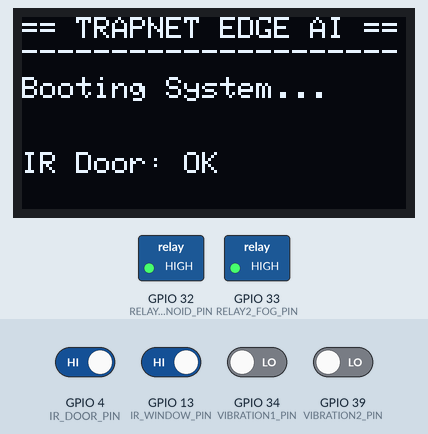
Simulated run of this sketch. Board: ESP32. On the bench: 128×64 one-colour display, switched loads named in the sketch (green lamp = pin HIGH). The test bench sets the inputs (shaded band); at power-on: GPIO 4 (IR_DOOR_PIN), GPIO 13 (IR_WINDOW_PIN) HIGH, GPIO 34 (VIBRATION1_PIN), GPIO 39 (VIBRATION2_PIN) LOW. Storage starts empty; the modem accepts every AT command (registered, SIM ready, sends succeed) and sends nothing else; what the sketch prints to the serial monitor is not drawn.

Above: at 0.6 s.
At 3.2 s:
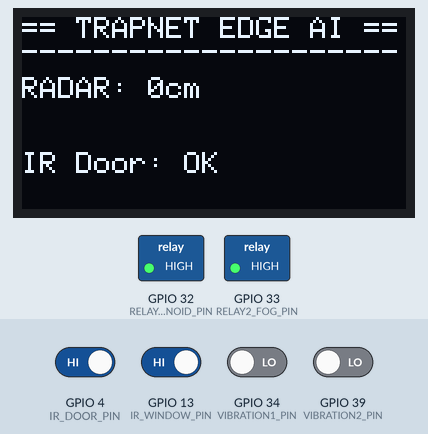
3.3 s: GPIO 4 (IR_DOOR_PIN) driven LOW
At 4.4 s:
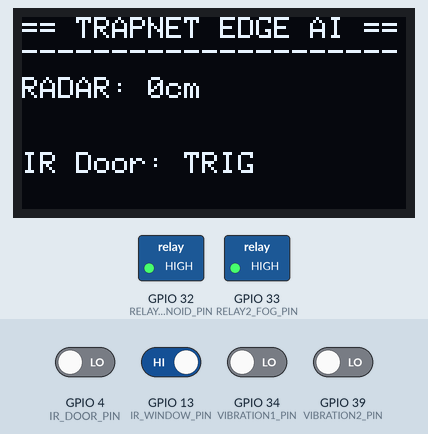
10.2 s: GPIO 4 (IR_DOOR_PIN) driven HIGH
At 11.1 s:
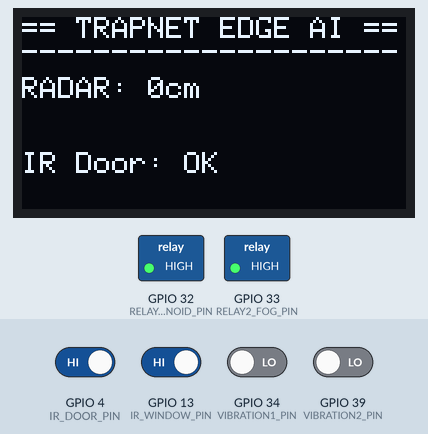
Timing chart, 0 to 13.2 s (numbered marks = the images above; inputs shaded):
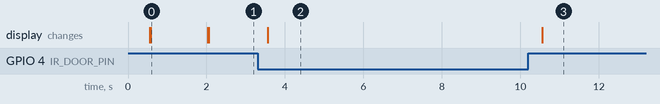

The sketch:

TRAPNET_ESP32_Firmware.ino
```cpp
/*
 * =====================================================================================
 * TRAPNET - Edge-AI Physical Intrusion Response System (ESP32 Master Firmware)
 * Hardware Target: ESP32 DevKit V1 (30-Pin WROOM-32)
 * Environment: Arduino IDE 2.x / PlatformIO
 *
 * Communication Topology:
 * - Serial (USB-OTG @ 115200 baud) <-> Android Mobile Phone (YOLOv8 Edge AI Node)
 * - Serial2 (GPIO16 RX / GPIO17 TX @ 256000 baud) <-> HLK-LD2410C 24GHz mmWave Radar
 * - SoftwareSerial (GPIO26 RX / GPIO27 TX @ 9600 baud) <-> SIM800L GSM Module
 * - Serial1 (GPIO35 RX / GPIO25 TX @ 9600 baud) <-> NEO-6M GPS Module
 * - I2C (GPIO21 SDA / GPIO22 SCL) <-> 0.96" SSD1306 OLED Display
 * - SPI (GPIO18 SCK, GPIO19 MISO, GPIO23 MOSI, GPIO5 CS) <-> MicroSD Card Module
 * - Digital Outputs: GPIO32 (Relay 1 - Solenoid Lock), GPIO33 (Relay 2 - Fog Generator)
 * - Digital Inputs: GPIO4 (Door IR), GPIO13 (Window IR), GPIO34 (Vib #1), GPIO39 (Vib #2)
 * =====================================================================================
 */

#include <Arduino.h>
#include <HardwareSerial.h>
#include <SoftwareSerial.h>
#include <Wire.h>
#include <Adafruit_GFX.h>
#include <Adafruit_SSD1306.h>
#include <SPI.h>
#include <SD.h>

// -------------------------------------------------------------------------------------
// PIN DEFINITIONS
// -------------------------------------------------------------------------------------
// Relays (Active-LOW)
#define RELAY1_SOLENOID_PIN  32
#define RELAY2_FOG_PIN       33

// Perimeter Sensors
#define IR_DOOR_PIN          4
#define IR_WINDOW_PIN        13
#define VIBRATION1_PIN       34  // Input-Only (Requires 10k pull-down)
#define VIBRATION2_PIN       39  // Input-Only (Requires 10k pull-down)
#define PANIC_BUTTON_PIN     15  // Pulled-UP

// mmWave Radar UART2
#define RADAR_RX_PIN         16
#define RADAR_TX_PIN         17

// GSM SoftwareSerial
#define GSM_RX_PIN           26
#define GSM_TX_PIN           27

// GPS UART1
#define GPS_RX_PIN           35
#define GPS_TX_PIN           25

// OLED I2C & MicroSD SPI
#define OLED_SDA_PIN         21
#define OLED_SCL_PIN         22
#define SD_CS_PIN            5

#define SCREEN_WIDTH         128
#define SCREEN_HEIGHT        64

// -------------------------------------------------------------------------------------
// GLOBAL OBJECTS & VARIABLES
// -------------------------------------------------------------------------------------
HardwareSerial RadarSerial(2);  // UART2
HardwareSerial GpsSerial(1);    // UART1
SoftwareSerial GsmSerial(GSM_RX_PIN, GSM_TX_PIN);

Adafruit_SSD1306 display(SCREEN_WIDTH, SCREEN_HEIGHT, &Wire, -1);

// Sensor States
uint16_t radarDistanceCm = 0;
uint8_t  radarSpeedKmh   = 0;
bool     radarMoving     = false;
bool     irDoorTriggered = false;
bool     irWindowTriggered = false;
bool     vib1Triggered   = false;
bool     vib2Triggered   = false;

// System Timers
unsigned long lastRadarPoll = 0;
unsigned long lastTelemetrySend = 0;
bool sdAvailable = false;

// Packet Protocol Definitions
const uint8_t HEADER_ESP32_TO_PHONE = 0xAA;
const uint8_t HEADER_PHONE_TO_ESP32 = 0xAF;

// -------------------------------------------------------------------------------------
// FUNCTION PROTOTYPES
// -------------------------------------------------------------------------------------
void initPerimeterSensors();
void initRelays();
void initOLED();
void initMicroSD();
void initGSM();
void readRadarData();
void readPerimeterSensors();
void sendPhoneTelemetryPacket();
void processPhoneCommands();
void triggerActuators(uint8_t relayMask);
void sendSMSAlert(String message);
void updateOLEDDisplay(String statusText);

// -------------------------------------------------------------------------------------
// SETUP FUNCTION
// -------------------------------------------------------------------------------------
void setup() {
    // 1. USB Serial to Mobile Phone (CDC-ACM / CP2102)
    Serial.begin(115200);
    delay(500);
    Serial.println(F("[TRAPNET] ESP32 System Booting..."));

    // 2. Hardware Relays Setup
    initRelays();

    // 3. Perimeter Input Sensors
    initPerimeterSensors();

    // 4. OLED Display Setup
    initOLED();
    updateOLEDDisplay("Booting System...");

    // 5. Radar Serial Setup (256000 baud)
    RadarSerial.begin(256000, SERIAL_8N1, RADAR_RX_PIN, RADAR_TX_PIN);
    Serial.println(F("[TRAPNET] Radar Serial Initialized @ 256000 baud"));

    // 6. GSM Setup (9600 baud)
    GsmSerial.begin(9600);
    initGSM();

    // 7. GPS Setup (9600 baud)
    GpsSerial.begin(9600, SERIAL_8N1, GPS_RX_PIN, GPS_TX_PIN);

    // 8. MicroSD Card Initialization
    initMicroSD();

    updateOLEDDisplay("TRAPNET READY");
    Serial.println(F("[TRAPNET] All Systems Operational. Standing by for Phone & Radar data."));
}

// -------------------------------------------------------------------------------------
// MAIN LOOP FUNCTION
// -------------------------------------------------------------------------------------
void loop() {
    // 1. Read Sensors
    readPerimeterSensors();
    readRadarData();

    // 2. Transmit Telemetry Packet to Mobile Phone every 50ms (20 Hz rate)
    if (millis() - lastTelemetrySend >= 50) {
        lastTelemetrySend = millis();
        sendPhoneTelemetryPacket();
    }

    // 3. Check for Incoming Active Response Commands from Mobile Phone (YOLOv8 Triggers)
    processPhoneCommands();

    // 4. Update Status Display every 500ms
    static unsigned long lastOledUpdate = 0;
    if (millis() - lastOledUpdate >= 500) {
        lastOledUpdate = millis();
        String statusMsg = "RADAR: " + String(radarDistanceCm) + "cm";
        updateOLEDDisplay(statusMsg);
    }
}

// -------------------------------------------------------------------------------------
// HARDWARE INITIALIZATION HELPERS
// -------------------------------------------------------------------------------------
void initRelays() {
    pinMode(RELAY1_SOLENOID_PIN, OUTPUT);
    pinMode(RELAY2_FOG_PIN, OUTPUT);

    // Active-LOW Relays: HIGH = Deactivated (Safe)
    digitalWrite(RELAY1_SOLENOID_PIN, HIGH);
    digitalWrite(RELAY2_FOG_PIN, HIGH);
}

void initPerimeterSensors() {
    pinMode(IR_DOOR_PIN, INPUT_PULLUP);
    pinMode(IR_WINDOW_PIN, INPUT_PULLUP);
    pinMode(PANIC_BUTTON_PIN, INPUT_PULLUP);

    // Pins 34 and 39 are Input-Only (Requires external 10k resistor)
    pinMode(VIBRATION1_PIN, INPUT);
    pinMode(VIBRATION2_PIN, INPUT);
}

void initOLED() {
    Wire.begin(OLED_SDA_PIN, OLED_SCL_PIN);
    if (!display.begin(SSD1306_SWITCHCAPVCC, 0x3C)) {
        Serial.println(F("[TRAPNET] WARNING: OLED Allocation Failed"));
    } else {
        display.clearDisplay();
        display.setTextSize(1);
        display.setTextColor(SSD1306_WHITE);
        display.setCursor(0, 0);
        display.println(F("TRAPNET ESP32 v2.0"));
        display.display();
    }
}

void initMicroSD() {
    if (!SD.begin(SD_CS_PIN)) {
        Serial.println(F("[TRAPNET] WARNING: MicroSD Card Mount Failed"));
        sdAvailable = false;
    } else {
        Serial.println(F("[TRAPNET] MicroSD Card Mounted Successfully"));
        sdAvailable = true;
    }
}

void initGSM() {
    delay(1000);
    GsmSerial.println("AT");
    delay(200);
    GsmSerial.println("AT+CMGF=1"); // Set SMS text mode
    delay(200);
    Serial.println(F("[TRAPNET] GSM Module Ready."));
}

// -------------------------------------------------------------------------------------
// SENSOR READING & PARSING
// -------------------------------------------------------------------------------------
void readPerimeterSensors() {
    // IR Sensors are Active-LOW (LOW when beam is broken)
    irDoorTriggered   = (digitalRead(IR_DOOR_PIN) == LOW);
    irWindowTriggered = (digitalRead(IR_WINDOW_PIN) == LOW);

    // Vibration Sensors are HIGH on motion pulse
    vib1Triggered = (digitalRead(VIBRATION1_PIN) == HIGH);
    vib2Triggered = (digitalRead(VIBRATION2_PIN) == HIGH);
}

void readRadarData() {
    // Parse HLK-LD2410C 24GHz mmWave Binary Packets
    while (RadarSerial.available() >= 8) {
        if (RadarSerial.read() == 0xF4 && RadarSerial.read() == 0xF3) {
            uint8_t payload[6];
            RadarSerial.readBytes(payload, 6);

            // Extract Distance & Motion Energy Gates
            radarMoving = payload[0];
            radarDistanceCm = payload[1] | (payload[2] << 8);
            radarSpeedKmh   = payload[3];
        }
    }
}

// -------------------------------------------------------------------------------------
// MOBILE PHONE PACKET COMMUNICATION (USB-OTG / SERIAL)
// -------------------------------------------------------------------------------------
void sendPhoneTelemetryPacket() {
    uint8_t packet[8];
    packet[0] = HEADER_ESP32_TO_PHONE;
    packet[1] = 0x01; // Telemetry Type
    packet[2] = (radarDistanceCm >> 8) & 0xFF;
    packet[3] = radarDistanceCm & 0xFF;
    packet[4] = radarSpeedKmh;

    // Pack Digital Sensor Flags into Bitmask
    uint8_t flags = 0;
    if (irDoorTriggered)   flags |= (1 << 0);
    if (irWindowTriggered) flags |= (1 << 1);
    if (vib1Triggered)     flags |= (1 << 2);
    if (vib2Triggered)     flags |= (1 << 3);
    packet[5] = flags;
    packet[6] = radarMoving ? 0x01 : 0x00;

    // XOR Checksum
    uint8_t checksum = 0;
    for (int i = 0; i < 7; i++) {
        checksum ^= packet[i];
    }
    packet[7] = checksum;

    // Send 8-byte Binary Packet over USB Serial to Mobile Phone
    Serial.write(packet, 8);
}

void processPhoneCommands() {
    // Read Command Byte Stream from Mobile Phone
    if (Serial.available() >= 4) {
        if (Serial.peek() == HEADER_PHONE_TO_ESP32) {
            uint8_t cmdPacket[4];
            Serial.readBytes(cmdPacket, 4);

            // Verify Checksum
            uint8_t expectedChecksum = cmdPacket[0] ^ cmdPacket[1] ^ cmdPacket[2];
            if (cmdPacket[3] == expectedChecksum) {
                uint8_t relayMask = cmdPacket[2];
                Serial.print(F("[TRAPNET] Threat Confirmed by YOLOv8! Relay Mask: 0x"));
                Serial.println(relayMask, HEX);

                triggerActuators(relayMask);
            }
        } else {
            Serial.read(); // Discard invalid header byte
        }
    }
}

// -------------------------------------------------------------------------------------
// ACTUATORS & ALERTS
// -------------------------------------------------------------------------------------
void triggerActuators(uint8_t relayMask) {
    // relayMask: Bit 0 = Solenoid Lock (GPIO32), Bit 1 = Fog Generator (GPIO33)
    if (relayMask & 0x01) {
        digitalWrite(RELAY1_SOLENOID_PIN, LOW); // Engage Lock
        Serial.println(F("[ACTUATOR] Solenoid Door Lock ENGAGED!"));
    }
    if (relayMask & 0x02) {
        digitalWrite(RELAY2_FOG_PIN, LOW); // Trigger Fog
        Serial.println(F("[ACTUATOR] Fog Generator RELEASED!"));
    }

    updateOLEDDisplay("INTRUDER TRAPPED!");

    // Fallback SMS alert
    sendSMSAlert("CRITICAL ALERT: Intruder Confirmed by YOLOv8 & Radar. Solenoid & Fog Engaged!");
}

void sendSMSAlert(String message) {
    GsmSerial.println("AT+CMGS=\"+919876543210\""); // Replace with target phone number
    delay(500);
    GsmSerial.print(message);
    delay(500);
    GsmSerial.write(26); // Ctrl+Z to send
    delay(500);
    Serial.println(F("[GSM] SMS Telemetry Dispatched."));
}

void updateOLEDDisplay(String statusText) {
    display.clearDisplay();
    display.setCursor(0, 0);
    display.println(F("== TRAPNET EDGE AI =="));
    display.println(F("---------------------"));
    display.setCursor(0, 20);
    display.println(statusText);
    display.setCursor(0, 45);
    display.print(F("IR Door: "));
    display.println(irDoorTriggered ? "TRIG" : "OK");
    display.display();
}
```

Measured:
- after the input at 3.3 s, the display: changes after 0.26 s (image 2)
- after the input at 10.2 s, the display: changes after 0.36 s (image 3)
- what the display in image 0 shows lasts 1.4 s, from 0.6 s to 2.0 s
